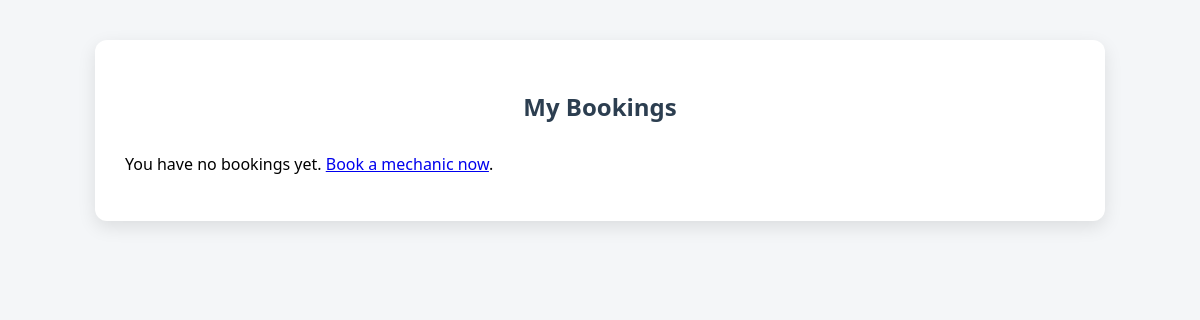
/forms/bookings/driver_bookings.php (signed in), run on an earlier commit of the app's database.
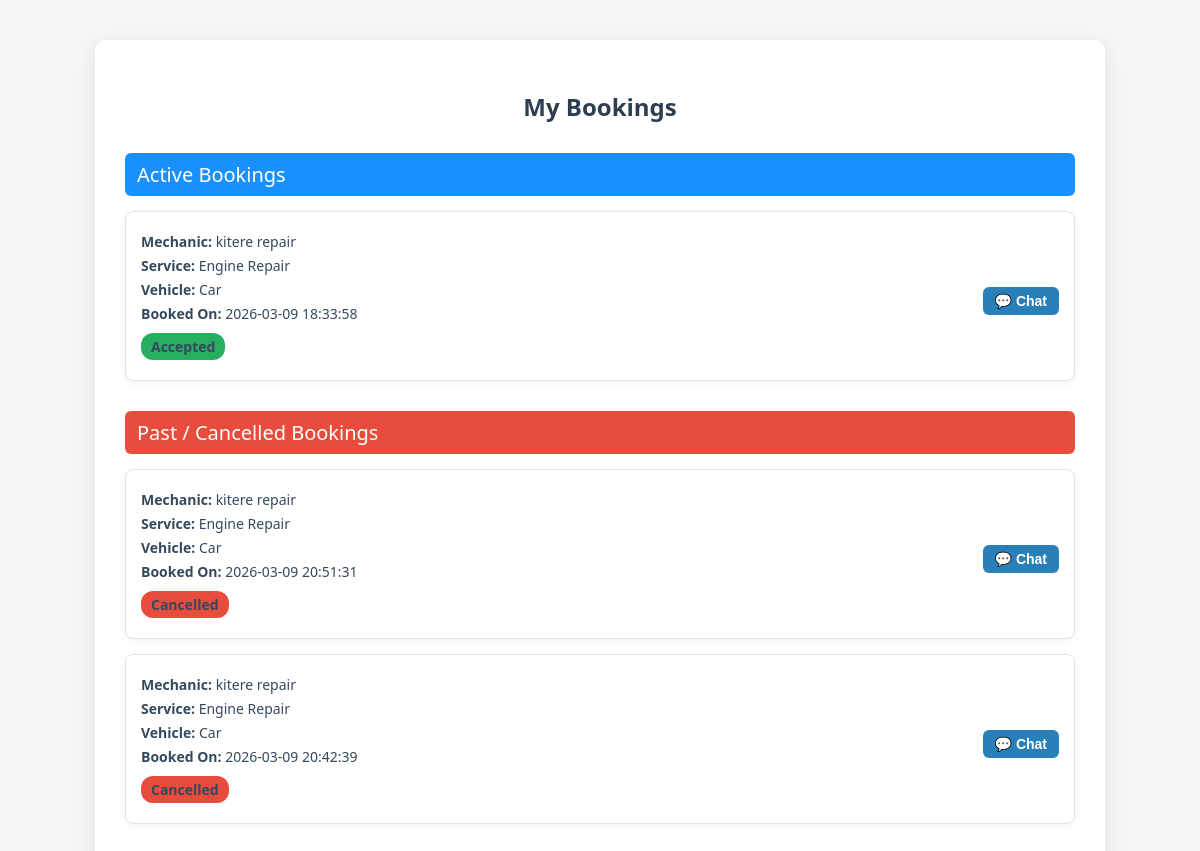
And on a later commit of the database.
### tables this page shows
CREATE TABLE `bookings` (
  `id` int(11) NOT NULL,
  `driver_id` int(11) NOT NULL,
  `mechanic_id` int(11) NOT NULL,
  `service_requested` varchar(255) DEFAULT NULL,
  `vehicle_type` varchar(50) DEFAULT NULL,
  `booking_status` enum('pending','accepted','completed','cancelled') DEFAULT 'pending',
  `accepted_at` datetime DEFAULT NULL,
  `driver_latitude` decimal(9,6) DEFAULT NULL,
  `driver_longitude` decimal(9,6) DEFAULT NULL,
  `driver_address` varchar(255) DEFAULT NULL,
  `notes` text DEFAULT NULL,
  `created_at` datetime DEFAULT current_timestamp(),
  `updated_at` datetime DEFAULT current_timestamp() ON UPDATE current_timestamp()
);

CREATE TABLE `mechanics` (
  `id` int(11) NOT NULL,
  `user_id` int(11) NOT NULL,
  `garage_name` varchar(255) NOT NULL,
  `experience` int(11) NOT NULL,
  `certifications` text DEFAULT NULL,
  `vehicle_types` text NOT NULL,
  `services_offered` text NOT NULL,
  `latitude` decimal(9,6) NOT NULL,
  `longitude` decimal(9,6) NOT NULL,
  `availability` tinyint(1) DEFAULT 1,
  `created_at` datetime DEFAULT current_timestamp()
);

### forms/bookings/driver_bookings.php (the view, shortened to what this page needs)
<?php
require_once($_SERVER['DOCUMENT_ROOT'] . "/mechanics_tracer/forms/config.php");
$user_id = $_SESSION['user_id'];
$stmt = $conn->prepare("SELECT id FROM drivers WHERE user_id = ?");
$stmt->bind_param("i", $user_id);
$stmt->execute();
$result = $stmt->get_result();
$driver = $result->fetch_assoc();
$driver_id = $driver['id'];
$stmt = $conn->prepare("
    SELECT b.*, m.garage_name, m.id AS mechanic_id
    FROM bookings b
    JOIN mechanics m ON b.mechanic_id = m.id
    WHERE b.driver_id = ?
    ORDER BY b.created_at DESC
");
$stmt->bind_param("i", $driver_id);
$stmt->execute();
$result = $stmt->get_result();
$bookings = $result->fetch_all(MYSQLI_ASSOC);
$active = [];
$past = [];
foreach($bookings as $b){
    if(in_array($b['booking_status'], ['pending','accepted'])){
        $active[] = $b;
    } else {
        $past[] = $b;
    }
}
?>
<!DOCTYPE html>
<html lang="en">
<head>
</head>
<body>
<div class="container">
<h2>My Bookings</h2>
<?php if(empty($bookings)): ?>
    <p>You have no bookings yet. <a href="/mechanics_tracer/forms/bookings/book_mechanic.php">Book a mechanic now</a>.</p>
<?php else: ?>
    <?php if(!empty($active)): ?>
        <div class="section-title active">Active Bookings</div>
        <?php foreach($active as $b): ?>
            <div class="booking">
                <div class="booking-info">
                    <p><strong>Mechanic:</strong> <?php echo htmlspecialchars($b['garage_name']); ?></p>
                    <p><strong>Service:</strong> <?php echo htmlspecialchars($b['service_requested']); ?></p>
                    <p><strong>Vehicle:</strong> <?php echo htmlspecialchars($b['vehicle_type']); ?></p>
                    <p><strong>Booked On:</strong> <?php echo htmlspecialchars($b['created_at']); ?></p>
                    <p class="status <?php echo htmlspecialchars($b['booking_status']); ?>"><?php echo ucfirst($b['booking_status']); ?></p>
                </div>
                <div class="actions">
                    <button class="chat-icon" onclick="openChatModal(<?php echo $b['mechanic_id']; ?>,'<?php echo htmlspecialchars($b['garage_name']); ?>')">💬 Chat</button>
                </div>
            </div>
        <?php endforeach; ?>
    <?php endif; ?>
    <?php if(!empty($past)): ?>
        <div class="section-title past">Past / Cancelled Bookings</div>
        <?php foreach($past as $b): ?>
            <div class="booking">
                <div class="booking-info">
                    <p><strong>Mechanic:</strong> <?php echo htmlspecialchars($b['garage_name']); ?></p>
                    <p><strong>Service:</strong> <?php echo htmlspecialchars($b['service_requested']); ?></p>
                    <p><strong>Vehicle:</strong> <?php echo htmlspecialchars($b['vehicle_type']); ?></p>
                    <p><strong>Booked On:</strong> <?php echo htmlspecialchars($b['created_at']); ?></p>
                    <p class="status <?php echo htmlspecialchars($b['booking_status']); ?>"><?php echo ucfirst($b['booking_status']); ?></p>
                </div>
                <div class="actions">
                    <button class="chat-icon" onclick="openChatModal(<?php echo $b['mechanic_id']; ?>,'<?php echo htmlspecialchars($b['garage_name']); ?>')">💬 Chat</button>
                </div>
            </div>
        <?php endforeach; ?>
    <?php endif; ?>
<?php endif; ?>
</div>
</body>
</html>

### forms/bookings/driver_bookings.php (style rules this page uses)
body { font-family:'Segoe UI', Tahoma, Geneva, Verdana, sans-serif; background:#f4f6f8; margin:0; padding:0; }
.container { max-width: 950px; margin: 40px auto; background:#fff; padding:30px; border-radius:12px; box-shadow:0 6px 18px rgba(0,0,0,0.1); }
h2 { text-align:center; color:#2c3e50; margin-bottom:30px; }
.section-title.active { margin-top:30px; margin-bottom:15px; font-size:20px; color:#fff; background:#1890ff; padding:8px 12px; border-radius:6px; }
.section-title.past { margin-top:30px; margin-bottom:15px; font-size:20px; color:#fff; background:#e74c3c; padding:8px 12px; border-radius:6px; }
.booking { padding:15px; margin-bottom:15px; border-radius:8px; display:flex; justify-content:space-between; align-items:center; background:#fff; border:1px solid #dfe3e6; box-shadow:0 2px 6px rgba(0,0,0,0.05); flex-wrap:wrap; }
.booking-info { flex:1 1 60%; min-width:200px; }
.booking-info p { margin:5px 0; color:#34495e; font-size:14px; word-wrap: break-word; }
.status { font-weight:bold; padding:4px 10px; border-radius:12px; color:#fff; font-size:13px; display:inline-block; }
.status.accepted { background:#27ae60; }
.status.cancelled { background:#e74c3c; }
.actions { text-align:right; display:flex; gap:5px; flex:1 1 30%; min-width:120px; justify-content:flex-end; margin-top:10px; }
button, .chat-icon { padding:6px 12px; border:none; border-radius:6px; cursor:pointer; font-size:14px; }
.chat-icon { background:#2980b9; color:#fff; font-weight:bold; }

What changed in the data, as far as the page shows it:
added bookings: mechanic.garage_name "kitere repair", service_requested "Engine Repair", vehicle_type "Car", created_at "2026-03-09 18:33:58", booking_status "Accepted", shown under "My Bookings"
added bookings: mechanic.garage_name "kitere repair", service_requested "Engine Repair", vehicle_type "Car", created_at "2026-03-09 20:51:31", booking_status "Cancelled"
added bookings: mechanic.garage_name "kitere repair", service_requested "Engine Repair", vehicle_type "Car", created_at "2026-03-09 20:42:39", booking_status "Cancelled"
Also different on the page:
text no longer shown: "You have no bookings yet. Book a mechanic now ."
text now shown: "Active Bookings Past / Cancelled Bookings"
